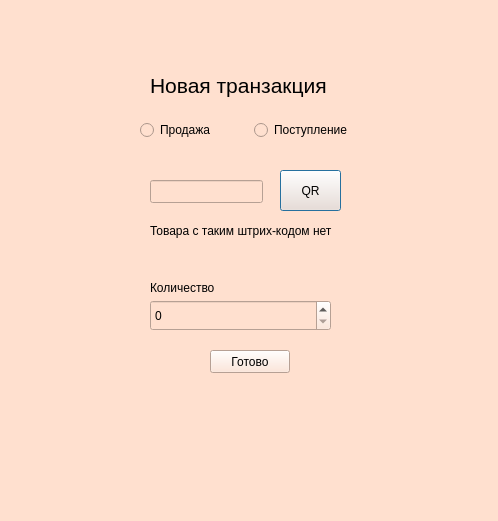
<?xml version="1.0" encoding="UTF-8"?>
<ui version="4.0">
 <class>TransactionDialog</class>
 <widget class="QDialog" name="TransactionDialog">
  <property name="geometry">
   <rect>
    <x>0</x>
    <y>0</y>
    <width>498</width>
    <height>521</height>
   </rect>
  </property>
  <property name="windowTitle">
   <string>Транзакция</string>
  </property>
  <property name="styleSheet">
   <string notr="true">background-color: rgb(255, 224, 207);</string>
  </property>
  <widget class="QLabel" name="label">
   <property name="geometry">
    <rect>
     <x>150</x>
     <y>70</y>
     <width>211</width>
     <height>31</height>
    </rect>
   </property>
   <property name="font">
    <font>
     <pointsize>16</pointsize>
    </font>
   </property>
   <property name="text">
    <string>Новая транзакция</string>
   </property>
  </widget>
  <widget class="QWidget" name="horizontalLayoutWidget">
   <property name="geometry">
    <rect>
     <x>140</x>
     <y>110</y>
     <width>221</width>
     <height>41</height>
    </rect>
   </property>
   <layout class="QHBoxLayout" name="horizontalLayout">
    <item>
     <widget class="QRadioButton" name="saleBool">
      <property name="text">
       <string>Продажа</string>
      </property>
     </widget>
    </item>
    <item>
     <widget class="QRadioButton" name="entranceBool">
      <property name="text">
       <string>Поступление</string>
      </property>
     </widget>
    </item>
   </layout>
  </widget>
  <widget class="QLineEdit" name="barcodeInput">
   <property name="geometry">
    <rect>
     <x>150</x>
     <y>180</y>
     <width>113</width>
     <height>23</height>
    </rect>
   </property>
  </widget>
  <widget class="QPushButton" name="qrButton">
   <property name="geometry">
    <rect>
     <x>280</x>
     <y>170</y>
     <width>61</width>
     <height>41</height>
    </rect>
   </property>
   <property name="text">
    <string>QR</string>
   </property>
  </widget>
  <widget class="QSpinBox" name="spinBox">
   <property name="geometry">
    <rect>
     <x>150</x>
     <y>300</y>
     <width>181</width>
     <height>31</height>
    </rect>
   </property>
  </widget>
  <widget class="QLabel" name="itemLabel">
   <property name="geometry">
    <rect>
     <x>150</x>
     <y>220</y>
     <width>211</width>
     <height>21</height>
    </rect>
   </property>
   <property name="text">
    <string>Товара с таким штрих-кодом нет</string>
   </property>
  </widget>
  <widget class="QLabel" name="label_2">
   <property name="geometry">
    <rect>
     <x>150</x>
     <y>280</y>
     <width>81</width>
     <height>16</height>
    </rect>
   </property>
   <property name="text">
    <string>Количество</string>
   </property>
  </widget>
  <widget class="QPushButton" name="doneButton">
   <property name="geometry">
    <rect>
     <x>210</x>
     <y>350</y>
     <width>80</width>
     <height>23</height>
    </rect>
   </property>
   <property name="text">
    <string>Готово</string>
   </property>
  </widget>
 </widget>
 <resources/>
 <connections/>
</ui>
